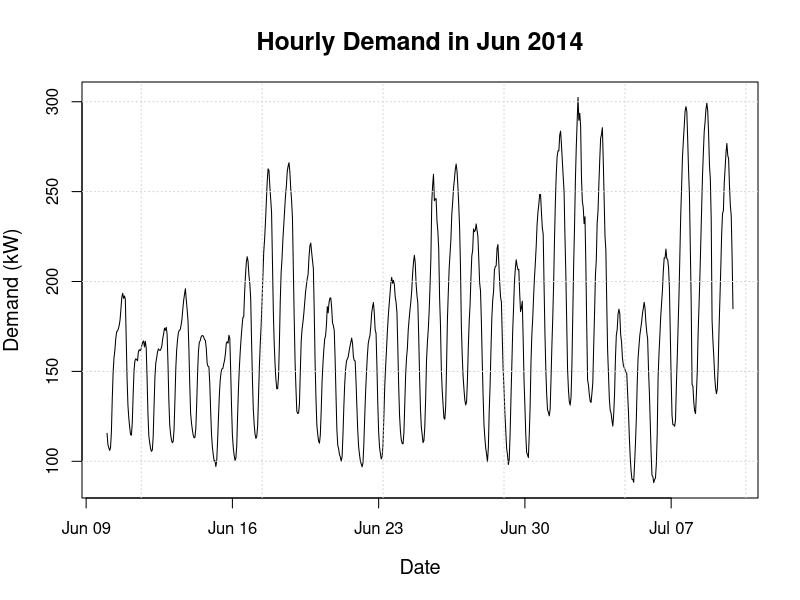
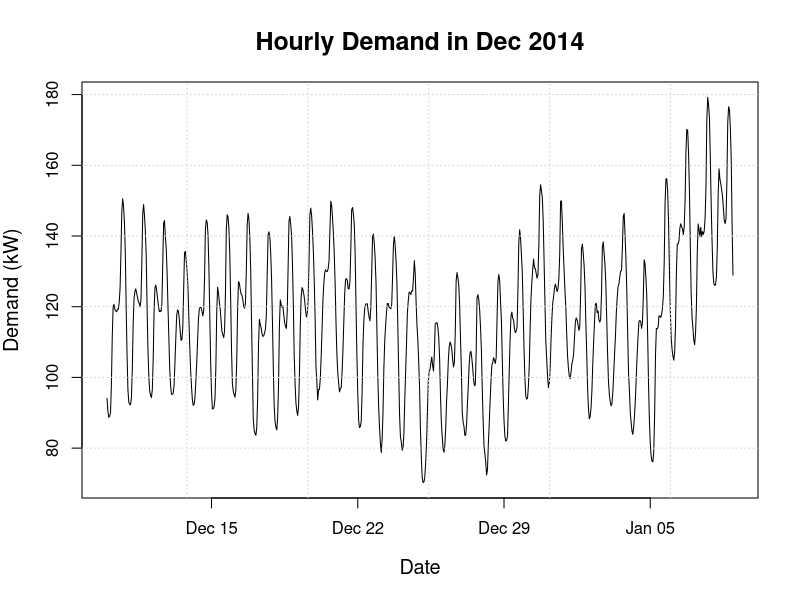
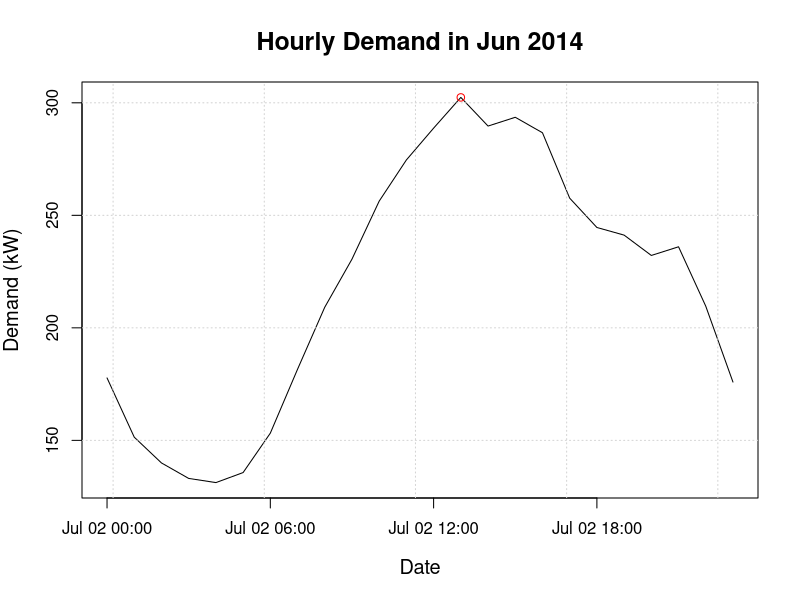
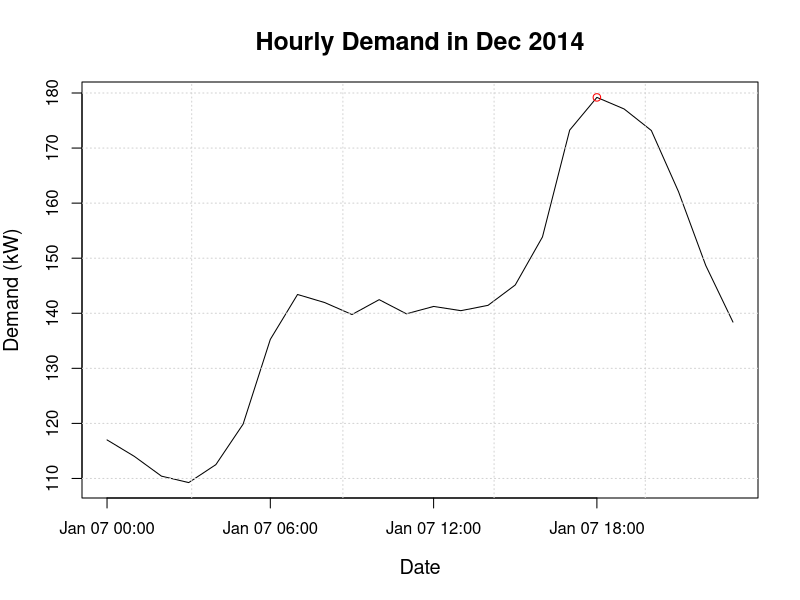

The R script that drew these images, in order:
## ---- chunk 1
library(knitr)
solution.print=TRUE
code.print=TRUE
## ---- chunk 2
#Loading hourly demand datasets
demand.hour.jun <- read.csv("Hourly demand data Coop Jun.csv", header=T)
demand.hour.dec <- read.csv("Hourly demand data Coop Dec.csv", header=T)
#convert Date and Hour to Time
demand.hour.jun$DATE_HR <- as.POSIXct(demand.hour.jun$DATE_HR,format="%m/%d/%Y %H:%M")
demand.hour.dec$DATE_HR <- as.POSIXct(demand.hour.dec$DATE_HR,format="%m/%d/%Y %H:%M")
## ---- chunk 3
#Plot demand curves
plot(demand.hour.jun$DATE_HR,demand.hour.jun$DM_kW, type="l",
     main="Hourly Demand in Jun 2014", xlab="Date", ylab="Demand (kW)",
     cex.lab=1.2, cex.main=1.5)
grid()
## ---- chunk 4
plot(demand.hour.dec$DATE_HR,demand.hour.dec$DM_kW, type="l",
     main="Hourly Demand in Dec 2014", xlab="Date", ylab="Demand (kW)",
     cex.lab=1.2, cex.main=1.5)
grid()
## ---- chunk 5
#Since hourly power demand is given at each hour, the consumed energy is numerically equal to the power demand (1kW*1hr = 1kWh).
#Total energy usage is the sum of all power points
usage.month.jun <- sum(demand.hour.jun$DM_kW)
usage.month.dec <- sum(demand.hour.dec$DM_kW)
#The greatest amount of power required for this account is the maximum value of the dataset
demand.month.jun <- max(demand.hour.jun$DM_kW)
demand.month.dec <- max(demand.hour.dec$DM_kW)
## ---- chunk 6
#ENERGY USAGE JUNE and December
bill.summary <- data.frame(Energy = c(usage.month.jun,usage.month.dec),
                         MaxDemand = c(demand.month.jun,demand.month.dec),
                         row.names = c("June","December"))
kable(bill.summary)
## ---- chunk 7
#Finding when maximum power is consumed
max.demand.jun <- which.max(demand.hour.jun$DM_kW)
max.demand.dec <- which.max(demand.hour.dec$DM_kW)
max.demand.hour.jun <- demand.hour.jun$DM_kW[(24*floor(max.demand.jun/24)+1):(24*ceiling(max.demand.jun/24))]
max.hour.jun <- demand.hour.jun$DATE_HR[(24*floor(max.demand.jun/24)+1):(24*ceiling(max.demand.jun/24))]
max.demand.hour.dec <- demand.hour.dec$DM_kW[(24*floor(max.demand.dec/24)+1):(24*ceiling(max.demand.dec/24))]
max.hour.dec <- demand.hour.dec$DATE_HR[(24*floor(max.demand.dec/24)+1):(24*ceiling(max.demand.dec/24))]
## ---- chunk 8
#Plot demand curves
plot(max.hour.jun,max.demand.hour.jun, type="l",
     main="Hourly Demand in Jun 2014", xlab="Date", ylab="Demand (kW)",
     cex.lab=1.2, cex.main=1.5)
grid()
points(demand.hour.jun$DATE_HR[max.demand.jun],demand.hour.jun$DM_kW[max.demand.jun], col="red")
## ---- chunk 9
# During summer months, electricity consumption is greatly influenced by outside air temperature because people use electricity to power air conditioning units. The maximum power demand value for the Jun'14 billing cycle occurred on Wednesday July 02 2014 at 13 hours or 1pm. Usually, outside air temperature peaks around noon and this is where the highest demand is seen this day, most likely due to high use of air conditioning units. Also, this peak happened around the July 4th holiday. It is possible that people spent more time at the building this particular day.
## ---- chunk 10
plot(max.hour.dec,max.demand.hour.dec, type="l",
     main="Hourly Demand in Dec 2014", xlab="Date", ylab="Demand (kW)",
     cex.lab=1.2, cex.main=1.5)
grid()
points(demand.hour.dec$DATE_HR[max.demand.dec],demand.hour.dec$DM_kW[max.demand.dec], col="red")
## ---- chunk 11
# In winter, electricity demand is less dependent on outside air temperature since heating is usually not powered by electricity. The maximum power demand value for the Dec'14 billing cycle occurred on Thursday January 08th 2015 at 18 hours or 6pm. With less electricity demand for air conditioning, demand peaks occur when most residents come back home from work, starting at 4pm until 7pm, and turn on lights, TV's and other loads.  
## ---- chunk 12
#Loading monthly demand datasets
demand.month <- read.csv("Monthly Electric Demand Coop.csv")
demand.month$TO_DATE <- as.POSIXct(demand.month$TO_DATE,format = "%m/%d/%Y")
#Replace empty rows (7 and 13) with corresponding calculated values for June and December
demand.month$USE_KWH[7] <- usage.month.jun
demand.month$USE_KWH[13] <- usage.month.dec
demand.month$DMD_kW[7] <- demand.month.jun
demand.month$DMD_kW[13] <- demand.month.dec
## ---- chunk 13
row.names(demand.month) <- format(demand.month$TO_DATE,format="%b-%Y")
kable(demand.month, digits=0)
## ---- chunk 14
#Input values to current workspace
delivery.rate <- 0.034
demand.rate <- 23.46
supply.rate <- 0.1017
electricity.rate <- data.frame(demand.rate, delivery.rate, supply.rate,
                               row.names = "Rates")
kable(electricity.rate, col.names = c("Demand","Delivery","Supply"), digits=2)

delivery.charges <- delivery.rate*demand.month$USE_KWH
demand.charges <- demand.rate*demand.month$DMD_kW
supply.charges <- supply.rate*demand.month$USE_KWH
electricity.charges <- data.frame(demand.charges, delivery.charges, supply.charges,
                                  row.names = format(demand.month$TO_DATE,format="%b-%Y"))
kable(electricity.charges, digits=2)
## ---- chunk 15
#TOTAL ANNUAL CHARGES
Total <- data.frame(sum(demand.charges),sum(delivery.charges), sum(supply.charges), 
                    row.names="Annual Total")
kable(Total, col.names = c("Demand","Delivery","Supply"), digits=2)
